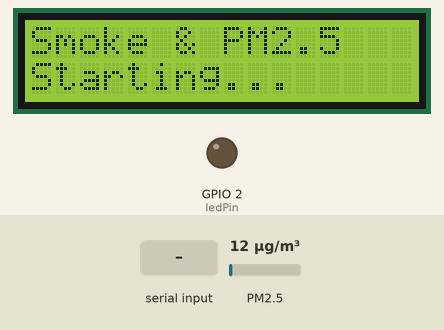
This sketch was run on a simulated ESP32. Shown: 16×2 character LCD, output pins drawn as LEDs (lit = HIGH). The test bench sets the inputs (shaded band); at power-on: PM2.5 12 µg/m³. What the sketch prints to the serial monitor is not drawn.

Above: at 3.9 s.
4.0 s: "1" received over the second serial link
At 28.56 s:
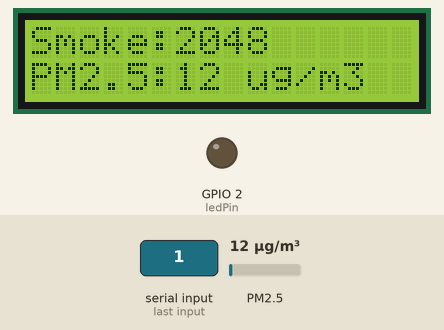
At 29.3 s:
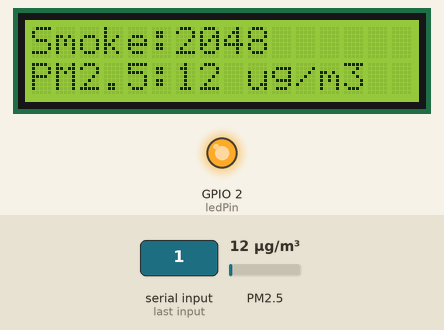
Timing chart, 0 to 29.7 s (numbered marks = the images above; inputs shaded):
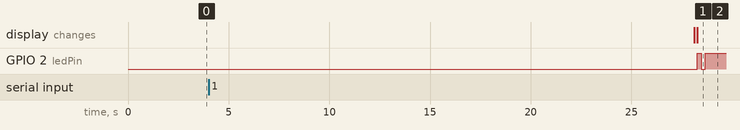

The sketch:

QM_PM.ino
```cpp
// เครื่องตรวจจับควัน + ฝุ่น PM2.5 แบบง่าย
// Simple Smoke + PM2.5 Detector

#include "PMS.h"
#include <LiquidCrystal_I2C.h>

// ตั้งค่าอุปกรณ์
HardwareSerial pmsSerial(2);
PMS pms(pmsSerial);
PMS::DATA data;
LiquidCrystal_I2C lcd(0x27, 16, 2);  // I2C address 0x27, 16x2

int smokePin = 34;      // MQ-2 ควัน
int ledPin = 2;         // LED แจ้งเตือน

// ค่าเตือน
int smokeAlert = 2000;  // ค่าเตือนควัน
int pm25Alert = 75;     // ค่าเตือน PM2.5

void setup() {
  Serial.begin(115200);
  pinMode(ledPin, OUTPUT);

  // เริ่มต้น LCD
  lcd.init();
  lcd.backlight();
  lcd.setCursor(0, 0);
  lcd.print("Smoke & PM2.5");
  lcd.setCursor(0, 1);
  lcd.print("Starting...");

  Serial.println("=== เครื่องตรวจจับควัน + ฝุ่น ===");

  // เริ่มต้น PMS5003
  pmsSerial.begin(9600, SERIAL_8N1, 16, 17);  // RX=16, TX=17
  Serial.println("เริ่มระบบ PMS5003...");

  // ต่อ VCC ของ PMS5003 เข้า ADC pin เพื่อวัดแรงดัน
  int voltage = analogRead(35); // ถ้าต่อ VCC เข้า GPIO 35
  float volt = (voltage * 3.3) / 4095;
  Serial.print("แรงดันไฟเลี้ยง: ");
  Serial.print(volt);
  Serial.println("V");

  if (volt < 4.8) {
    Serial.println("⚠️ แรงดันไฟต่ำ! ต้องการ 5V");
  }

  // เช็คว่า Serial พร้อมหรือไม่
  Serial.print("PMS Serial available: ");
  Serial.println(pmsSerial.available());

  // ส่งคำสั่งเปิดเซ็นเซอร์
  pms.wakeUp();
  delay(2000);

  // เปลี่ยนเป็น passive mode
  pms.passiveMode();
  delay(1000);

  // เช็คข้อมูลดิบจาก Serial
  testRawSerial();

  // อุ่นเซ็นเซอร์ควัน
  Serial.println("อุ่นเซ็นเซอร์ควัน 20 วินาที...");
  for(int i = 20; i > 0; i--) {
    Serial.print("เหลือ ");
    Serial.print(i);
    Serial.println(" วินาที");
    delay(1000);
  }

  Serial.println("พร้อมใช้งาน!");
  Serial.println("==================");

  lcd.clear();
}

void loop() {
  // อ่านค่าควัน
  int smokeLevel = analogRead(smokePin);

  // อ่านค่า PM2.5
  int pm25 = 0;
  bool havePM25 = false;

  pms.requestRead();
  if (pms.readUntil(data)) {
    pm25 = data.PM_AE_UG_2_5;
    havePM25 = true;
  }

  // แสดงผลบน LCD
  lcd.setCursor(0, 0);
  lcd.print("Smoke:");
  lcd.print(smokeLevel);
  lcd.print("    ");  // ลบตัวอักษรเก่า

  lcd.setCursor(0, 1);
  lcd.print("PM2.5:");
  if (havePM25) {
    lcd.print(pm25);
    lcd.print(" ug/m3  ");
  } else {
    lcd.print("--     ");
  }

  // แสดงผล Serial
  Serial.print("ควัน: ");
  Serial.print(smokeLevel);
  Serial.print("/4095");

  if (havePM25) {
    Serial.print(" | PM2.5: ");
    Serial.print(pm25);
    Serial.print(" μg/m³");
  } else {
    Serial.print(" | PM2.5: --");
  }

  // ตรวจสอบเตือน
  bool smokeHigh = (smokeLevel > smokeAlert);
  bool pm25High = (havePM25 && pm25 > pm25Alert);

  if (smokeHigh || pm25High) {
    Serial.print(" >>> ");

    if (smokeHigh && pm25High) {
      Serial.println("เตือน! ควัน + ฝุ่นสูง!");
    } else if (smokeHigh) {
      Serial.println("เตือน! พบควัน!");
    } else {
      Serial.println("เตือน! ฝุ่น PM2.5 สูง!");
    }

    // กระพริบ LED
    digitalWrite(ledPin, HIGH);
    delay(200);
    digitalWrite(ledPin, LOW);
    delay(200);
    digitalWrite(ledPin, HIGH);
    delay(600);

  } else {
    Serial.println(" ปกติ");
    digitalWrite(ledPin, LOW);
  }

  delay(2000);
}


void testRawSerial() {
  Serial.println("ทดสอบอ่านข้อมูลดิบจาก PMS5003...");

  unsigned long startTime = millis();
  int byteCount = 0;

  while (millis() - startTime < 5000) {  // เช็ค 5 วินาที
    if (pmsSerial.available()) {
      uint8_t byte = pmsSerial.read();
      Serial.print("0x");
      if (byte < 16) Serial.print("0");
      Serial.print(byte, HEX);
      Serial.print(" ");
      byteCount++;

      if (byteCount % 16 == 0) {
        Serial.println();
      }
    }
    delay(10);
  }

  Serial.println();
  Serial.print("รับข้อมูล: ");
  Serial.print(byteCount);
  Serial.println(" bytes");
}
```
